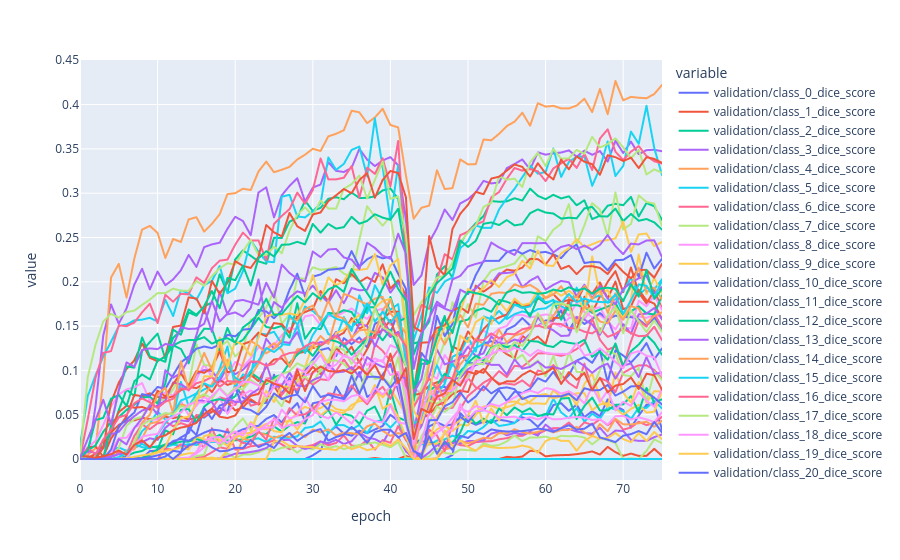

The cell this chart's notebook holds for it:
### Code cell
px.line(
    df,
    "epoch",
    list(filter(lambda c: "validation" in c and "class" in c, df.columns)), #[:30],
)
